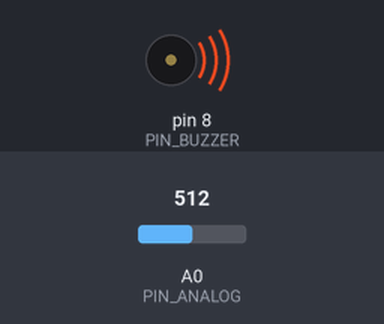
Bench run of a sketch on a simulated Arduino Uno, built with avr-gcc and run on an emulated ATmega328P. Parts: buzzer (waves = sounding, pin HIGH). Inputs (shaded band) come from the test bench; at power-on: A0 (PIN_ANALOG) = 512. What the sketch prints to the serial monitor is not drawn.

Above: at 0.1 s.
Timing chart, 0 to 1.6 s (numbered marks = the images above):
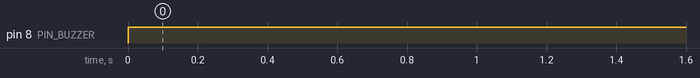

The sketch:

42_MQ-7_Monoxyde_Carbone.ino
```cpp
/*
 * =====================================================================
 *  Arduino Lab Nexus v6.1.0 STABLE  -  MQ-7 Monoxyde de carbone
 * =====================================================================
 *  Explication : Détecte la présence de monoxyde de carbone (CO) avec un capteur MQ-7 et déclenche une alarme.
 *  Carte       : Arduino UNO / Nano (ATmega328P) - compatible Mega
 *  Moniteur    : 9600 bauds
 *
 *  Câblage :
 *   Arduino 5V     -> MQ-7 VCC
 *   Arduino GND    -> MQ-7 GND
 *   Arduino A0     -> MQ-7 AO
 *   Arduino D2     -> MQ-7 DO
 *   Arduino D8     -> Buzzer +
 *   Arduino GND    -> Buzzer -
 *
 *  Bibliothèques requises (arduino-cli lib install "...") : aucune
 * =====================================================================
 */
// @libs:

// Broches et seuil d'alarme (valeur indicative, à ajuster)
const uint8_t PIN_ANALOG = A0;
const uint8_t PIN_NUM    = 2;
const uint8_t PIN_BUZZER = 8;
const int SEUIL_ALARME   = 400;

void setup() {
  pinMode(PIN_NUM, INPUT);
  pinMode(PIN_BUZZER, OUTPUT);
  Serial.begin(9600);
  Serial.println(F("[42] MQ-7 : prechauffage 1 min recommande"));
}

void loop() {
  int valeur = analogRead(PIN_ANALOG);   // valeur relative au taux de CO
  bool alarme = valeur > SEUIL_ALARME || digitalRead(PIN_NUM) == LOW;
  digitalWrite(PIN_BUZZER, alarme ? HIGH : LOW);
  Serial.print(F("CO (brut): ")); Serial.print(valeur);
  Serial.println(alarme ? F("  -> ALERTE CO !") : F("  -> normal"));
  delay(500);
}
```

Measured:
- by itself, pin 8 (PIN_BUZZER): LOW → HIGH at 0.00 s
